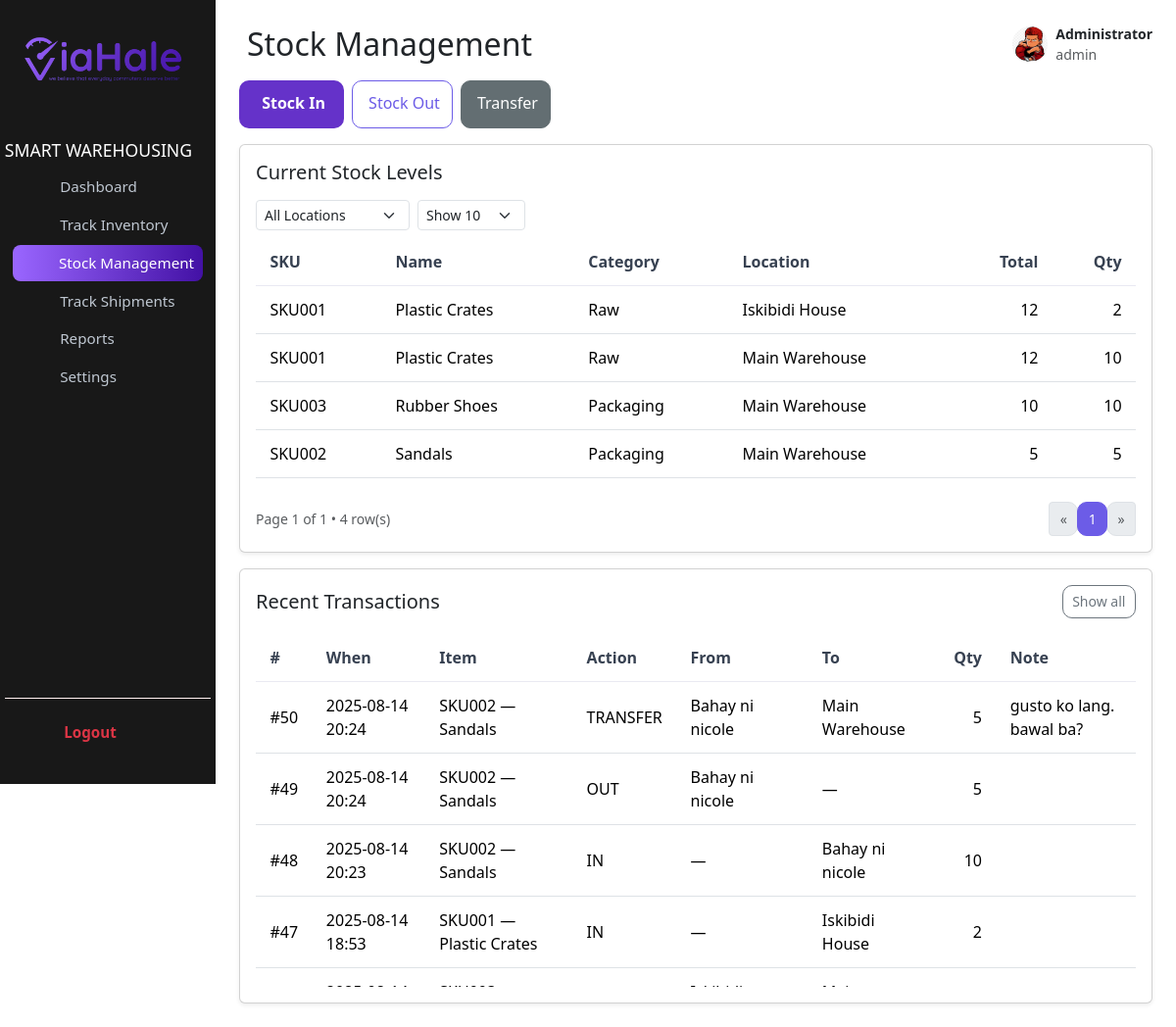
The page /warehousing/stockmanagement/stockLevelManagement.php (signed in) on the database its author committed.
### tables this page shows
CREATE TABLE `stock_levels` (
  `item_id` int(11) NOT NULL,
  `location_id` int(11) NOT NULL,
  `qty` int(11) NOT NULL DEFAULT 0
);

CREATE TABLE `inventory_items` (
  `id` int(11) NOT NULL,
  `sku` varchar(64) NOT NULL,
  `name` varchar(255) NOT NULL,
  `category` enum('Raw','Packaging','Finished') NOT NULL,
  `stock` int(11) NOT NULL DEFAULT 0,
  `reorder_level` int(11) NOT NULL DEFAULT 0,
  `archived` tinyint(1) NOT NULL DEFAULT 0,
  `archived_at` datetime DEFAULT NULL,
  `location` varchar(120) DEFAULT NULL,
  `created_at` timestamp NOT NULL DEFAULT current_timestamp(),
  `is_active` tinyint(1) NOT NULL DEFAULT 1
);

CREATE TABLE `warehouse_locations` (
  `id` int(11) NOT NULL,
  `code` varchar(20) NOT NULL,
  `name` varchar(100) NOT NULL,
  `address` varchar(255) DEFAULT NULL
);

CREATE TABLE `stock_transactions` (
  `id` int(11) NOT NULL,
  `item_id` int(11) NOT NULL,
  `from_location_id` int(11) DEFAULT NULL,
  `to_location_id` int(11) DEFAULT NULL,
  `qty` int(11) NOT NULL,
  `action` enum('IN','OUT','TRANSFER','ADJUST') NOT NULL,
  `note` varchar(255) DEFAULT NULL,
  `user_id` int(11) DEFAULT NULL,
  `created_at` timestamp NOT NULL DEFAULT current_timestamp()
);

### warehousing/stockmanagement/stockLevelManagement.php (the view, shortened to what this page needs)
<?php
require_once __DIR__ . '/../../includes/config.php';
function table_exists(PDO $pdo, string $name): bool
{
    $stmt = $pdo->prepare("SHOW TABLES LIKE ?");
    $stmt->execute([$name]);
    return (bool) $stmt->fetchColumn();
}
$hasLoc = table_exists($pdo, "warehouse_locations");
$hasLvl = table_exists($pdo, "stock_levels");
$hasTx = table_exists($pdo, "stock_transactions");
$dbReady = $hasLoc && $hasLvl && $hasTx;
$txLimit = isset($_GET["tx_all"]) ? 200 : 20;
function qs(array $overrides = []): string
{
    $qs = $_GET;
    foreach ($overrides as $k => $v) {
        if ($v === null) {
            unset($qs[$k]);
        } else {
            $qs[$k] = $v;
        }
    }
    return "?" . http_build_query($qs);
}
$userName = $_SESSION["user"]["name"] ?? "Nicole Malitao";
$userRole = $_SESSION["user"]["role"] ?? "Warehouse Manager";
$items = $locations = $levels = $tx = [];
if ($dbReady) {
    $lvlPer = max(5, min(100, (int) ($_GET["lvl_per"] ?? 10)));
    $lvlPage = max(1, (int) ($_GET["lvl_page"] ?? 1));
    $lvlOff = ($lvlPage - 1) * $lvlPer;
    $locId = isset($_GET["loc_id"]) ? (int) $_GET["loc_id"] : 0;
    if ($locId) {
        $countSql = "
    SELECT COUNT(*) FROM (
      SELECT 1
      FROM stock_levels sl
      WHERE sl.location_id = :loc
      GROUP BY sl.item_id, sl.location_id
      HAVING SUM(sl.qty) > 0
    ) x
  ";
        $countStmt = $pdo->prepare($countSql);
        $countStmt->bindValue(":loc", $locId, PDO::PARAM_INT);
    } else {
        $countSql = "
    SELECT COUNT(*) FROM (
      SELECT 1
      FROM stock_levels sl
      GROUP BY sl.item_id, sl.location_id
      HAVING SUM(sl.qty) > 0
    ) x
  ";
        $countStmt = $pdo->prepare($countSql);
    }
    $countStmt->execute();
    $lvlTotal = (int) $countStmt->fetchColumn();
    $lvlPages = max(1, (int) ceil($lvlTotal / $lvlPer));
    $levelSql =
        "
  SELECT
    g.item_id,
    g.location_id,
    i.sku,
    i.name       AS item_name,
    i.category,
    i.reorder_level,
    wl.name      AS location_name,
    g.qty,               -- per-location sum
    t.total_qty          -- total across all locations
  FROM (
    SELECT sl.item_id, sl.location_id, SUM(sl.qty) AS qty
    FROM stock_levels sl
    " .
        ($locId ? "WHERE sl.location_id = :loc" : "") .
        "
    GROUP BY sl.item_id, sl.location_id
    HAVING SUM(sl.qty) > 0
  ) g
  JOIN inventory_items     i  ON i.id  = g.item_id
  JOIN warehouse_locations wl ON wl.id = g.location_id
  JOIN (
    SELECT item_id, SUM(qty) AS total_qty
    FROM stock_levels
    GROUP BY item_id
  ) t ON t.item_id = g.item_id
  ORDER BY i.name, wl.name
  LIMIT :lim OFFSET :off
";
    $stmt = $pdo->prepare($levelSql);
    $stmt->bindValue(":lim", $lvlPer, PDO::PARAM_INT);
    $stmt->bindValue(":off", $lvlOff, PDO::PARAM_INT);
    $stmt->execute();
    $levels = $stmt->fetchAll(PDO::FETCH_ASSOC);
    $txStmt = $pdo->prepare("
  SELECT st.id, st.item_id, st.from_location_id, st.to_location_id, st.qty, st.action, st.note, st.created_at,
         ii.sku, ii.name AS item_name,
         lf.name AS from_loc, lt.name AS to_loc
  FROM stock_transactions st
  JOIN inventory_items ii ON ii.id = st.item_id
  LEFT JOIN warehouse_locations lf ON lf.id = st.from_location_id
  LEFT JOIN warehouse_locations lt ON lt.id = st.to_location_id
  ORDER BY st.created_at DESC
  LIMIT :lim
");
    $txStmt->bindValue(":lim", (int) $txLimit, PDO::PARAM_INT);
    $txStmt->execute();
    $tx = $txStmt->fetchAll(PDO::FETCH_ASSOC);
}
?>
<!DOCTYPE html>
<html lang="en">
<head>
  <link href="https://cdn.jsdelivr.net/npm/bootstrap@5.3.2/dist/css/bootstrap.min.css" rel="stylesheet" />
  <link href="../../css/style.css" rel="stylesheet" />
  <link href="../../css/modules.css" rel="stylesheet" />
</head>
<body>
  <div class="container-fluid p-0">
    <div class="row g-0">
<div class="sidebar d-flex flex-column">
  <div class="d-flex justify-content-center align-items-center mb-4 mt-3">
    <img src="../../img/logo.png" id="logo" class="img-fluid me-2" style="height:55px" alt="Logo">
  </div>
  <h6 class="text-uppercase mb-2">Smart Warehousing</h6>
  <nav class="nav flex-column px-2 mb-4">
    <a class="nav-link" href="../warehouseDashboard.php">
      <ion-icon name="home-outline"></ion-icon><span>Dashboard</span>
    </a>
    <a class="nav-link" href="../inventory/inventoryTracking.php">
      <ion-icon name="cube-outline"></ion-icon><span>Track Inventory</span>
    </a>
    <a class="nav-link active" href="./stockLevelManagement.php">
      <ion-icon name="layers-outline"></ion-icon><span>Stock Management</span>
    </a>
    <a class="nav-link" href="../TrackShipment/shipmentTracking.php">
      <ion-icon name="paper-plane-outline"></ion-icon><span>Track Shipments</span>
    </a>
    <a class="nav-link" href="../warehouseReports.php">
      <ion-icon name="file-tray-stacked-outline"></ion-icon><span>Reports</span>
    </a>
    <a class="nav-link" href="../warehouseSettings.php">
      <ion-icon name="settings-outline"></ion-icon><span>Settings</span>
    </a>
  </nav>
  <div class="logout-section">
    <a class="nav-link text-danger" href="<?= BASE_URL ?>/auth/logout.php">
      <ion-icon name="log-out-outline"></ion-icon> Logout
    </a>
  </div>
</div>
      <div class="col main-content p-3 p-lg-4">
        <div class="d-flex justify-content-between align-items-center mb-3">
          <div class="d-flex align-items-center gap-3">
           <h2 class="m-0 d-flex align-items-center gap-2">
        <ion-icon name="layers-outline"></ion-icon>Stock Management
      </h2>
          </div>
          <div class="d-flex align-items-center gap-2">
            <img src="../../img/profile.jpg" class="rounded-circle" width="36" height="36" alt="">
            <div class="small">
              <strong><?= htmlspecialchars($userName) ?></strong><br/>
              <span class="text-muted"><?= htmlspecialchars($userRole) ?></span>
            </div>
          </div>
        </div>
        <?php if ($dbReady): ?>
        <section class="mb-3">
          <div class="d-flex gap-2">
            <button class="btn btn-violet" data-bs-toggle="modal" data-bs-target="#inModal">
              <ion-icon name="download-outline"></ion-icon> Stock In
            </button>
            <button class="btn btn-outline-primary" data-bs-toggle="modal" data-bs-target="#outModal">
              <ion-icon name="exit-outline"></ion-icon> Stock Out
            </button>
            <button class="btn btn-secondary" data-bs-toggle="modal" data-bs-target="#transferModal">
              <ion-icon name="swap-horizontal-outline"></ion-icon> Transfer
            </button>
          </div>
        </section>
        <section class="card shadow-sm mb-3">
          <div class="card-body">
            <h5 class="mb-3">Current Stock Levels</h5>
<form method="get" class="row g-2 align-items-center mb-2" id="levelsFilter">
  <div class="col-12 col-md-auto">
    <select name="loc_id" class="form-select form-select-sm" onchange="this.form.submit()">
      <option value="">All Locations</option>
    </select>
  </div>
  <div class="col-12 col-md-auto">
    <select name="lvl_per" class="form-select form-select-sm" onchange="this.form.submit()">
      <?php foreach ([10, 25, 50, 100] as $opt): ?>
        <option value="<?= $opt ?>" <?= $lvlPer === $opt
    ? "selected"
    : "" ?>>Show <?= $opt ?></option>
      <?php endforeach; ?>
    </select>
  </div>
</form>
            <div class="table-responsive levels-scroll">
              <table class="table align-middle">
                <thead>
                  <tr>
                    <th>SKU</th>
                    <th>Name</th>
                    <th>Category</th>
                    <th>Location</th>
                    <th class="text-end">Total</th>
                    <th class="text-end">Qty</th>
                  </tr>
                </thead>
                <tbody>
                  <?php if (!$levels): ?>
                    <tr><td colspan="6" class="text-center py-4 text-muted">No stock levels yet.</td></tr>
                  <?php else:foreach ($levels as $r): ?>
                    <tr>
                      <td><?= htmlspecialchars($r["sku"]) ?></td>
                      <td><?= htmlspecialchars($r["item_name"]) ?></td>
                      <td><?= htmlspecialchars($r["category"]) ?></td>
                      <td><?= htmlspecialchars($r["location_name"]) ?></td>
                      <td class="text-end">
                        <?= (int) $r["total_qty"] ?>
                      </td>
                    <td class="text-end"><?= (int) $r["qty"] ?></td>
                    </tr>
                  <?php endforeach;endif; ?>
                </tbody>
              </table>
            </div>
<div class="d-flex justify-content-between align-items-center mt-2">
  <div class="small text-muted">
    Page <?= $lvlPage ?> of <?= $lvlPages ?> • <?= $lvlTotal ?> row(s)
  </div>
  <nav aria-label="Levels pages">
    <ul class="pagination pagination-sm mb-0">
      <li class="page-item <?= $lvlPage <= 1 ? "disabled" : "" ?>">
        <a class="page-link" href="<?= $lvlPage <= 1
            ? "#"
            : qs(["lvl_page" => $lvlPage - 1]) ?>">&laquo;</a>
      </li>
      <?php for (
          $p = max(1, $lvlPage - 2);
          $p <= min($lvlPages, $lvlPage + 2);
          $p++
      ): ?>
        <li class="page-item <?= $p === $lvlPage ? "active" : "" ?>">
          <a class="page-link" href="<?= qs([
              "lvl_page" => $p,
          ]) ?>"><?= $p ?></a>
        </li>
      <?php endfor; ?>
      <li class="page-item <?= $lvlPage >= $lvlPages ? "disabled" : "" ?>">
        <a class="page-link" href="<?= $lvlPage >= $lvlPages
            ? "#"
            : qs(["lvl_page" => $lvlPage + 1]) ?>">&raquo;</a>
      </li>
    </ul>
  </nav>
</div>
  </div>
</section>
        <section class="card shadow-sm">
          <div class="card-body">
            <div class="d-flex justify-content-between align-items-center mb-3">
  <h5 class="mb-0">Recent Transactions</h5>
  <?php if (!isset($_GET["tx_all"])): ?>
    <a class="btn btn-sm btn-outline-secondary" href="?tx_all=1">Show all</a>
  <?php else: ?>
    <a class="btn btn-sm btn-outline-secondary" href="stockLevelManagement.php">Show less</a>
  <?php endif; ?>
</div>
            <div class="table-responsive tx-scroll">
              <table class="table align-middle">
                <thead>
                  <tr>
                    <th>#</th>
                    <th>When</th>
                    <th>Item</th>
                    <th>Action</th>
                    <th>From</th>
                    <th>To</th>
                    <th class="text-end">Qty</th>
                    <th>Note</th>
                  </tr>
                </thead>
                <tbody>
                  <?php if (!$tx): ?>
                    <tr><td colspan="8" class="text-center py-4 text-muted">No transactions yet.</td></tr>
                  <?php else:foreach ($tx as $t): ?>
                    <tr>
                      <td>#<?= (int) $t["id"] ?></td>
                      <td><?= htmlspecialchars(
                          date("Y-m-d H:i", strtotime($t["created_at"]))
                      ) ?></td>
                      <td><?= htmlspecialchars(
                          $t["sku"] . " — " . $t["item_name"]
                      ) ?></td>
                      <td><?= htmlspecialchars($t["action"]) ?></td>
                      <td><?= htmlspecialchars($t["from_loc"] ?? "—") ?></td>
                      <td><?= htmlspecialchars($t["to_loc"] ?? "—") ?></td>
                      <td class="text-end"><?= (int) $t["qty"] ?></td>
                      <td><?= htmlspecialchars($t["note"] ?? "") ?></td>
                    </tr>
                  <?php endforeach;endif; ?>
                </tbody>
              </table>
            </div>
          </div>
        </section>
        <?php endif; ?>
      </div>
    </div>
  </div>
</body>
</html>

### css/style.css (style rules this page uses)
.sidebar { position: fixed; top: 0; left: 0; z-index: 1040; width: 220px; height: 100vh; min-height: 100vh; padding: 1rem 0.3rem; background: #181818; color: #fff; border: none; overflow-y: auto; display: flex; flex-direction: column; transition: left 0.3s ease-in-out; -ms-overflow-style: none; scrollbar-width: none; }
.sidebar h6 { margin-bottom: 1em; font-weight: 500; font-size: 1.1rem; color: #fff; text-transform: uppercase; }
#logo { margin-bottom: 2em; }
.sidebar a { width: 100%; display: flex; align-items: center; gap: 0.7rem; padding: 0.45rem 0.7rem; margin-bottom: 0.1rem; background: none; border: none; border-radius: 8px; color: #bfc7d1; font-size: 0.95rem; text-align: left; white-space: nowrap; transition: background 0.2s, color 0.2s; }
.sidebar a ion-icon { min-width: 1.3rem; font-size: 1.3rem; }
.sidebar a.active, .sidebar a:hover { background: linear-gradient(90deg, #9a66ff 0%, #4311a5 100%); color: #fff; }
.sidebar .nav-link ion-icon { width: 22px; height: 22px; font-size: 22px; line-height: 1; display: inline-flex; align-items: center; justify-content: center; vertical-align: -2px; }
.logout-section { margin-top: auto; padding: 1rem; border-top: 1px solid #ffefef; }
.sidebar .nav { flex-grow: 1; }
.sidebar .nav-link.text-danger { color: #ff4747; font-weight: 600; }
@media (min-width: 900px) { .main-content { margin-left: 220px; padding: 2rem; } }

### css/modules.css (style rules this page uses)
.btn-violet { background: #6532c9; color: #fff; border-radius: 8px; font-weight: 600; padding: 0.7rem 1.2rem; border: 0; }
.table thead th { background: #fafafa; border-bottom: 1px solid #e9e9f2; font-weight: 600; color: #374151; }
.table td, .table th { padding: 0.75rem 0.9rem; }
.table td { vertical-align: middle; }
.pagination { justify-content: center; }
.btn, .page-link { border-radius: 10px; }
.btn-sm { padding: 0.35rem 0.6rem; font-size: 0.875rem; }
.btn-outline-primary { --bs-btn-color: #6c5ce7; --bs-btn-border-color: #6c5ce7; }
.btn-secondary { --bs-btn-bg: #636e72; --bs-btn-border-color: #636e72; }
.btn ion-icon, .nav .nav-link ion-icon, .table .btn ion-icon { font-size: 18px; vertical-align: -2px; margin-right: 0.25rem; }
.pagination .page-link { padding: 0.35rem 0.65rem; font-weight: 500; }
.pagination .page-item.active .page-link { background-color: #6c5ce7; border-color: #6c5ce7; }
.tx-scroll { max-height: 360px; overflow-y: auto; }
.tx-scroll .table { margin-bottom: 0; }
.tx-scroll thead th { position: sticky; top: 0; background: #fff; z-index: 1; }
.levels-scroll { max-height: 60vh; overflow: auto; }
.levels-scroll thead th { position: sticky; top: 0; z-index: 1; background: var(--bs-body-bg); }

### rows shown on the page
stock_levels: item.sku "SKU001", item.name "Plastic Crates", item.category "Raw", location.name "Iskibidi House", total_qty "12", qty "2"
stock_levels: item.sku "SKU001", item.name "Plastic Crates", item.category "Raw", location.name "Main Warehouse", total_qty "12", qty "10"
stock_levels: item.sku "SKU003", item.name "Rubber Shoes", item.category "Packaging", location.name "Main Warehouse", total_qty "10", qty "10"
stock_levels: item.sku "SKU002", item.name "Sandals", item.category "Packaging", location.name "Main Warehouse", total_qty "5", qty "5"
stock_transactions: id "50", created_at "2025-08-14 20:24", item.name "SKU002 — Sandals", action "TRANSFER", from_location.name "Bahay ni nicole", to_location.name "Main Warehouse", qty "5", note "gusto ko lang. bawal ba?"
stock_transactions: id "49", created_at "2025-08-14 20:24", item.name "SKU002 — Sandals", action "OUT", from_location.name "Bahay ni nicole", to_loc "—", qty "5"
stock_transactions: id "48", created_at "2025-08-14 20:23", item.name "SKU002 — Sandals", action "IN", from_loc "—", to_location.name "Bahay ni nicole", qty "10"
stock_transactions: id "47", created_at "2025-08-14 18:53", item.name "SKU001 — Plastic Crates", action "IN", from_loc "—", to_location.name "Iskibidi House", qty "2"

### other values the page prints
$userName "Administrator"
$userRole "admin"
$lvlPage "1"
$lvlPages "1"
$lvlTotal "4"
